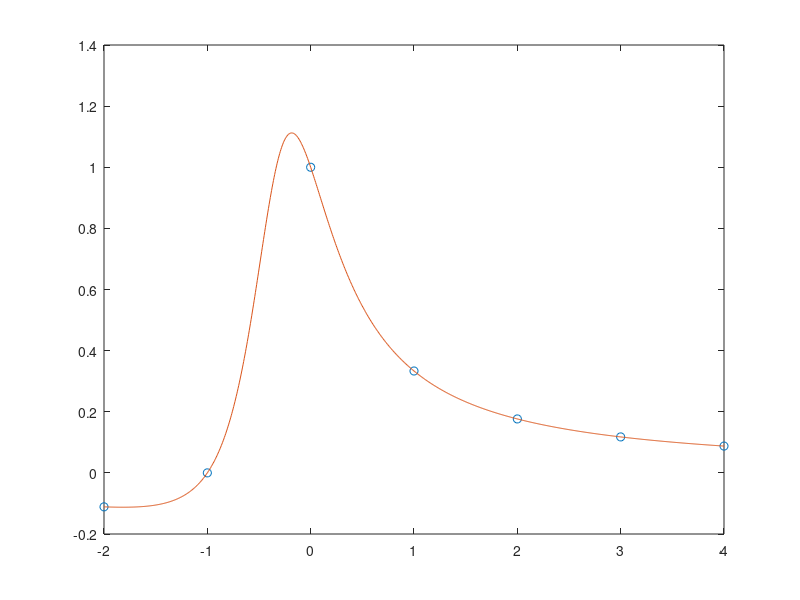

This chart was generated by the following MATLAB code: (Note: this script raises an error after producing the figure.)
f = @(x) (x+1) ./ (3*x.^2 + 2*x + 1);
num_nodes = 7;
xi = linspace(-2, 4, num_nodes);
fi = f(xi);

dx = xi(2) - xi(1);
dfi_dx = diff(fi) ./ dx;
dfi_dx = [dfi_dx, dfi_dx(end)];

figure;
plot(xi, fi, 'o', 'DisplayName', 'Nodes');
hold on;
xx = linspace(-2, 4, 1000);
ff = f(xx);
plot(xx, ff, 'DisplayName', 'f(x)');

combined_nodes = reshape([xi; xi], 1, []);
combined_values = reshape([fi; fi], 1, []);
combined_derivatives = reshape([dfi_dx; dfi_dx], 1, []);

hermite_interp = pchip(combined_nodes, combined_values, xx, combined_derivatives);

plot(xx, hermite_interp, 'DisplayName', 'Hermite Interpolation');

xlabel('x');
ylabel('f(x)');
title('Interpolation using Hermite Interpolation');
legend;
